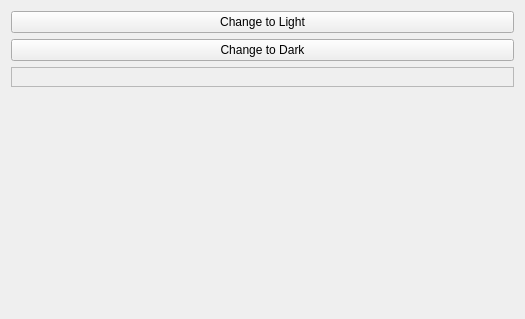
<?xml version="1.0" encoding="UTF-8"?>
<ui version="4.0">
 <class>qSlicerIconSwitchModuleWidget</class>
 <widget class="qSlicerWidget" name="qSlicerIconSwitchModuleWidget">
  <property name="geometry">
   <rect>
    <x>0</x>
    <y>0</y>
    <width>525</width>
    <height>319</height>
   </rect>
  </property>
  <property name="windowTitle">
   <string>IconSwitch</string>
  </property>
  <layout class="QVBoxLayout" name="verticalLayout">
   <item>
    <widget class="QPushButton" name="lightButton">
     <property name="text">
      <string>Change to Light</string>
     </property>
    </widget>
   </item>
   <item>
    <widget class="QPushButton" name="darkButton">
     <property name="text">
      <string>Change to Dark</string>
     </property>
    </widget>
   </item>
   <item>
    <widget class="QFrame" name="iconDisplayFrame">
     <property name="frameShape">
      <enum>QFrame::StyledPanel</enum>
     </property>
     <property name="frameShadow">
      <enum>QFrame::Raised</enum>
     </property>
     <layout class="QVBoxLayout" name="verticalLayout_2"/>
    </widget>
   </item>
   <item>
    <spacer name="verticalSpacer">
     <property name="orientation">
      <enum>Qt::Vertical</enum>
     </property>
     <property name="sizeHint" stdset="0">
      <size>
       <width>0</width>
       <height>0</height>
      </size>
     </property>
    </spacer>
   </item>
  </layout>
 </widget>
 <customwidgets>
  <customwidget>
   <class>qSlicerWidget</class>
   <extends>QWidget</extends>
   <header>qSlicerWidget.h</header>
   <container>1</container>
  </customwidget>
 </customwidgets>
 <resources/>
 <connections/>
</ui>
